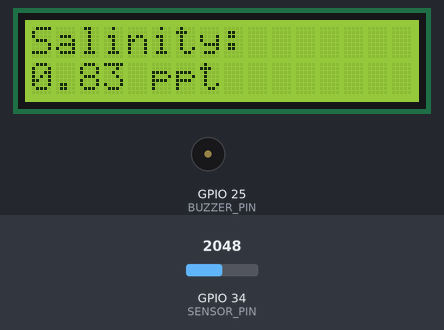
Simulated run of this sketch. Board: ESP32. On the bench: 16×2 character LCD, buzzer (waves = sounding, pin HIGH). The test bench sets the inputs (shaded band); at power-on: GPIO 34 (SENSOR_PIN) = 2048. What the sketch prints to the serial monitor is not drawn.

Above: at 3.2 s.
3.3 s: GPIO 34 (SENSOR_PIN) set to 2866
At 4.6 s:
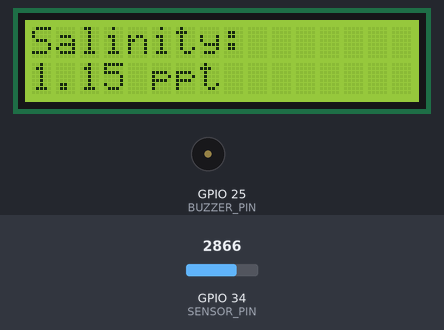
5.6 s: GPIO 34 (SENSOR_PIN) set to 3603
At 7.3 s:
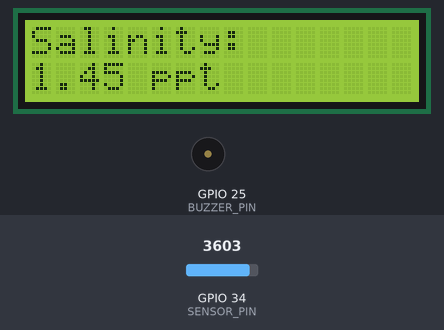
7.6 s: GPIO 34 (SENSOR_PIN) set to 4095
At 9.4 s:
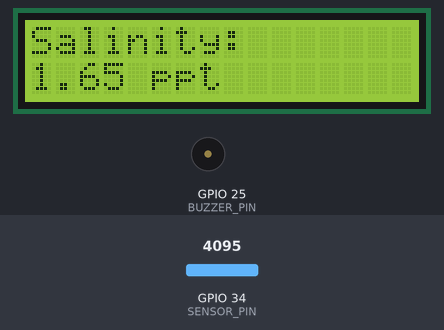
Timing chart, 0 to 10.9 s (numbered marks = the images above; inputs shaded):
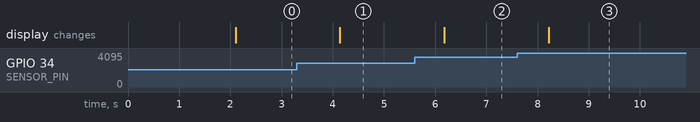

Measured:
- after the input at 3.3 s, the display: changes after 0.84 s (image 1)
- after the input at 5.6 s, the display: changes after 0.58 s (image 2)
- after the input at 7.6 s, the display: changes after 0.62 s (image 3)

The sketch:

salinity_monitor.ino
```cpp
#include <Wire.h>

#include <LiquidCrystal_I2C.h>

#define SDA_PIN 21

#define SCL_PIN 22

#define SENSOR_PIN 34

#define BUZZER_PIN 25

LiquidCrystal_I2C lcd(0x27, 16, 2);

void setup() {

Serial.begin(115200);

Wire.begin(SDA_PIN, SCL_PIN);

pinMode(BUZZER_PIN, OUTPUT);

digitalWrite(BUZZER_PIN, LOW);

lcd.init();

lcd.backlight();

lcd.setCursor(0, 0);

lcd.print("System Starting");

delay(2000);

lcd.clear();

}

void loop() {

int raw = analogRead(SENSOR_PIN);

float voltage = raw * (3.3 / 4095.0);

float ec = voltage * 1000;

float salinity = ec * 0.0005;

Serial.print("Salinity: ");

Serial.println(salinity);

lcd.setCursor(0, 0);

lcd.print("Salinity:");

lcd.setCursor(0, 1);

lcd.print(salinity, 2);

lcd.print(" ppt   ");

// 🚨 WARNING CONDITION

if (salinity > 10.0) {

lcd.setCursor(0, 0);

lcd.print("!!! WARNING !!!");


digitalWrite(BUZZER_PIN, HIGH);  // Turn buzzer ON

} else {

digitalWrite(BUZZER_PIN, LOW);   // Turn buzzer OFF

}

delay(1000);

}
```
